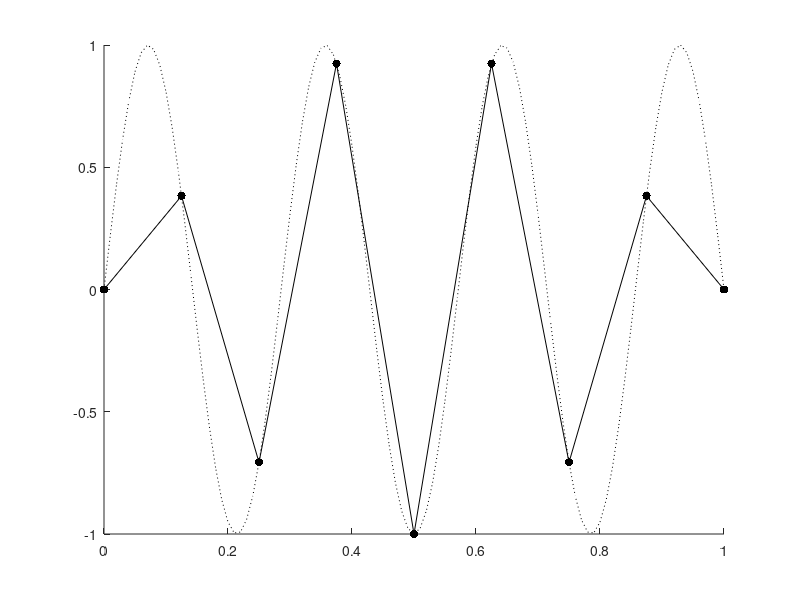

Recreate this plot in MATLAB.
n = 8;
h = 1/n;
lx = 0:0.01:1;
x = 0:h:1;
u = @(x)(sin((n-1)*pi*x));
ly = u(lx);
y = u(x);
scatter(x,y,'k','filled')
hold on
plot(x,y,'k')
plot(lx,ly,':k')